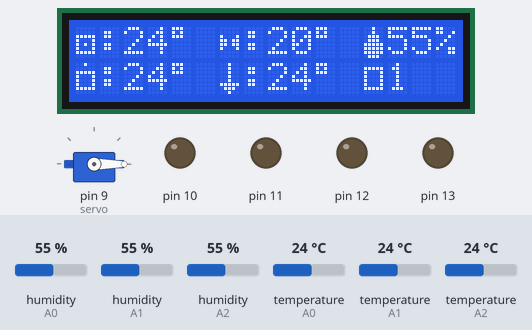
Bench run of a sketch on a simulated Arduino Uno, built with avr-gcc and run on an emulated ATmega328P. On the bench: 16×2 character LCD, servo, output pins drawn as LEDs (lit = HIGH). Inputs (shaded band) come from the test bench; at power-on: temperature (sensors on A1, A0, A2) 24 °C, humidity (sensors on A0, A1, A2) 55 %. The local clock reads 2024-03-15 10:24:30 at power-on unless the sketch sets it.

Above: at 1.3 s.
1.4 s: temperature (sensor on A1) set to 22 °C
At 3.4 s:
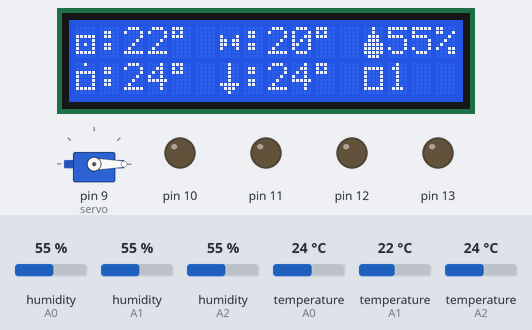
4.4 s: temperature (sensor on A1) set to 19 °C
At 6.4 s:
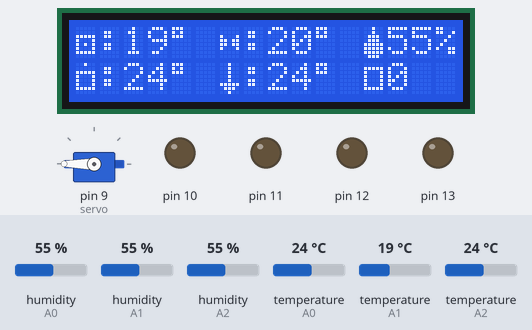
7.4 s: temperature (sensor on A0) set to 0 °C
At 10.1 s:
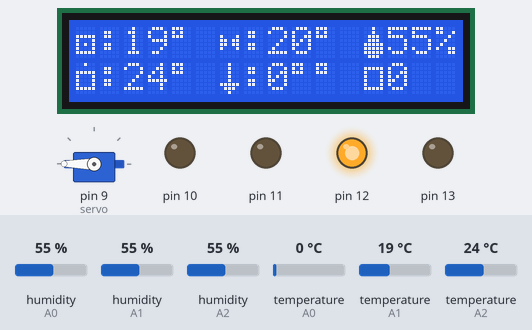
10.8 s: temperature (sensor on A2) set to 0 °C
At 12.1 s:
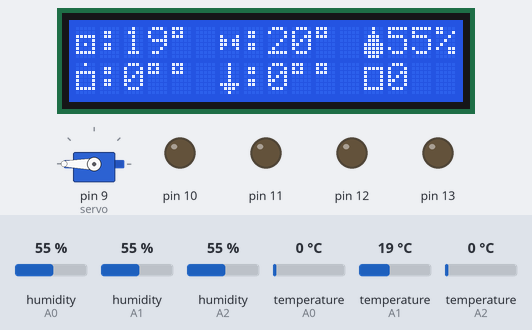
13.8 s: temperature (sensor on A0) set to 12 °C
At 16.7 s:
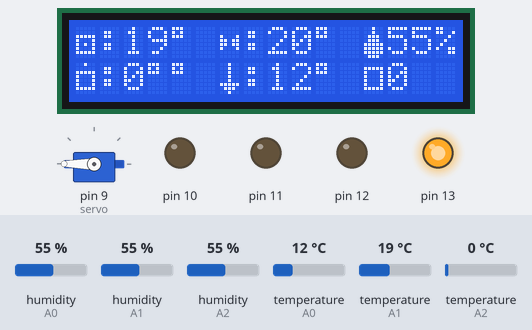
17.5 s: temperature (sensor on A1) set to 0 °C
At 18.5 s:
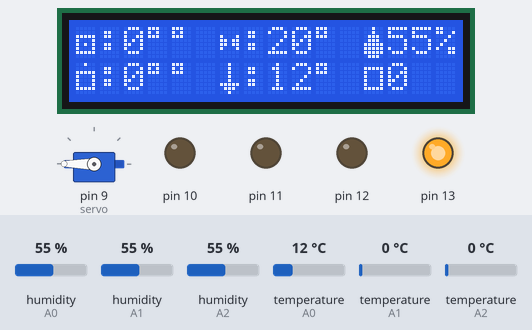
Timing chart, 0 to 20.5 s (numbered marks = the images above; inputs shaded):
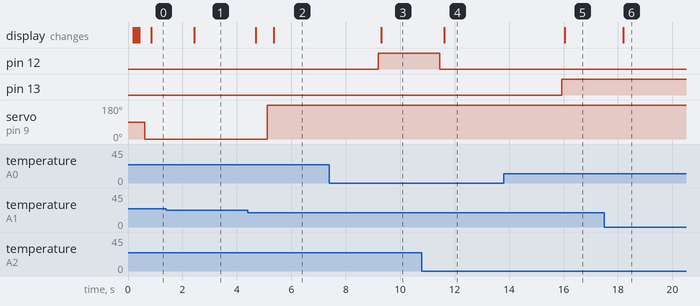

Measured:
- the behaviour switches between 21 and 20 °C on temperature (sensor on A1) (found by bisection; images 1 and 2)
- after the input at 1.4 s, the display: changes after 1.0 s (image 1)
- after the input at 4.4 s, servo on pin 9 (servo): 0° → 180° after 0.72 s; the display: first changes after 0.29 s (image 2 shows a later state)
- after the input at 7.4 s, pin 12: LOW → HIGH after 1.8 s; the display: changes after 1.9 s (image 3)
- after the input at 10.8 s, pin 12: HIGH → LOW after 0.65 s; the display: changes after 0.82 s (image 4)
- after the input at 13.8 s, pin 13: LOW → HIGH after 2.1 s; the display: changes after 2.3 s (image 5)
- after the input at 17.5 s, the display: changes after 0.69 s (image 6)

The sketch:

arduino-greenhouse.ino
```cpp
//digitalWrite() can be used for relays as well so if you wan to use a 12v fan instead of a led you can use it no problem
//git repo; https://github.com/loloide/Arduino-Greenhouse
//you need the following libraries: Ds1302(clock), Servo(servos), Wire, LiquidCrystal_I2C(display (4 pins)), DHT(temperature and humidity sensors)

#include <Ds1302.h>
#include <Servo.h>
#include <Wire.h>
#include <LiquidCrystal_I2C.h>
#include "DHT.h"


int s1 = 0;
int s2 = 0;
int s3 = 0;
int humid = 0;
int wantedtemp = 20;
int openedWindow = 0;
int openHour = 17;
int closeHour = 19;

Servo servo;

//display
LiquidCrystal_I2C lcd = LiquidCrystal_I2C(0x27, 16, 2);

//Ds1302 rtc(PIN_ENA, PIN_CLK, PIN_DAT);
Ds1302 rtc(5, 7, 6);

//DHT dht(pin, model);
DHT dht0(A0, DHT11);
DHT dht1(A1, DHT11);
DHT dht2(A2, DHT11);

byte drop[8] =
  {
  0b00100,
  0b00100,
  0b01110,
  0b01110,
  0b11111,
  0b11111,
  0b11111,
  0b01110
  };

byte window[8] =
{
0b00000,
0b11111,
0b10001,
0b10001,
0b10001,
0b10001,
0b11111,
0b00000
};

byte inside[8] =
{
0b00000,
0b00000,
0b11111,
0b10001,
0b10101,
0b10001,
0b11111,
0b00000
};

byte outside[8] =
{
0b00100,
0b00000,
0b11111,
0b10001,
0b10001,
0b10001,
0b11111,
0b00000
};

byte hole[8] =
{
0b00100,
0b00100,
0b00100,
0b00100,
0b00100,
0b11111,
0b01110,
0b00100
};

byte arrows[8] =
{
0b00000,
0b00000,
0b10001,
0b11011,
0b11011,
0b10001,
0b00000,
0b00000
};
void setup()
{
  //start the different modules
  rtc.init();
  lcd.init();
  lcd.backlight();
  Wire.begin();
  dht0.begin();
  dht1.begin();
  dht2.begin();
  Serial.begin(9600);

  //we dont need to declare the inputs because we already did in the "DHT dht();" functions

  pinMode(1, INPUT);
  pinMode(2, INPUT);
  pinMode(13, OUTPUT);
  pinMode(12, OUTPUT);
  pinMode(11, OUTPUT);
  pinMode(10, OUTPUT);

  servo.attach(9);


  lcd.createChar(0, drop);
  lcd.createChar(1, window);
  lcd.createChar(2, inside);
  lcd.createChar(3, outside);
  lcd.createChar(4, hole);
  lcd.createChar(5, arrows);
}

void loop()
{
  //reads the temperature from the sensors
  s1 = dht0.readTemperature();
  s2 = dht1.readTemperature();
  s3 = dht2.readTemperature();
  humid = dht1.readHumidity();


  if (s2 != wantedtemp) {

    if (s2 < wantedtemp) { //look for hottest

      if (s1 > s3) {
        //exec s1
        digitalWrite(13,HIGH);//HIGH= 5v
      }
      else {
        digitalWrite(13,LOW);
      }


      if (s3 > s1) {
        //exec s3
        digitalWrite(12,HIGH);//HIGH= 5v
      }
      else {
        digitalWrite(12,LOW);
      }
    }

    if (s2 > wantedtemp) { //look for coldest

      if (s1 < s3) {
        //exec s1
        digitalWrite(13,HIGH);//HIGH= 5v
      }
      else {
        digitalWrite(13,LOW);
      }

      if (s3 < s1) {
        //exec s3
        digitalWrite(12,HIGH);//HIGH= 5v
      }
      else {
        digitalWrite(12,LOW);
      }

    }
  }

  //print in the display
  //|s2 wantedtemp|
  //|s1         s3|
  lcd.setCursor(0,0);
  lcd.write(2);

  lcd.setCursor(1,0);
  String s2c = ":" + String(s2) + String((char)223);
  lcd.print(s2c);
  delay(50);

  lcd.setCursor(6,0);
  lcd.write(5);

  lcd.setCursor(7,0);
  String wantedlcd = ":" + String(wantedtemp) + String((char)223);
  lcd.print(wantedlcd);
  delay(50);

  lcd.setCursor(6,1);
  lcd.write(4);

  lcd.setCursor(7,1);
  String s1c = ":" + String(s1) + String((char)223);
  lcd.print(s1c);
  delay(50);

  lcd.setCursor(0,1);
  lcd.write(3);

  lcd.setCursor(1,1);
  String s3c = ":" + String(s3) + String((char)223);
  lcd.print(s3c);
  delay(50);


  lcd.setCursor(12,0);
  lcd.write(0);

  lcd.setCursor(13,0);
  String windowLcd = String(humid) + String((char)37);
  lcd.print(windowLcd);

  lcd.setCursor(12,1);
  lcd.write(1);

  lcd.setCursor(13,1);
  lcd.print(openedWindow);

  //change wantedtemp with the buttons
  if (digitalRead(1) == HIGH) {
    wantedtemp = wantedtemp + 1;
  }
  if (digitalRead(0) == HIGH) {
    wantedtemp = wantedtemp - 1;
  }
  delay(200);

  Ds1302::DateTime now;
  rtc.getDateTime(&now);

  //move window with the clock
  if (now.hour >= openHour && now.hour <= closeHour) {
      servo.write(0);//open
      openedWindow = 1;
  }
  else {
    //move window with the temperature
    if (s2 > 20) {
      servo.write(0);//open
      openedWindow = 1;
    }
    else if (s2 < 15) {
      servo.write(180);//close
      openedWindow = 0;
    }
    else {
      servo.write(180);//close
      openedWindow = 0;
    }
  }
}
```
